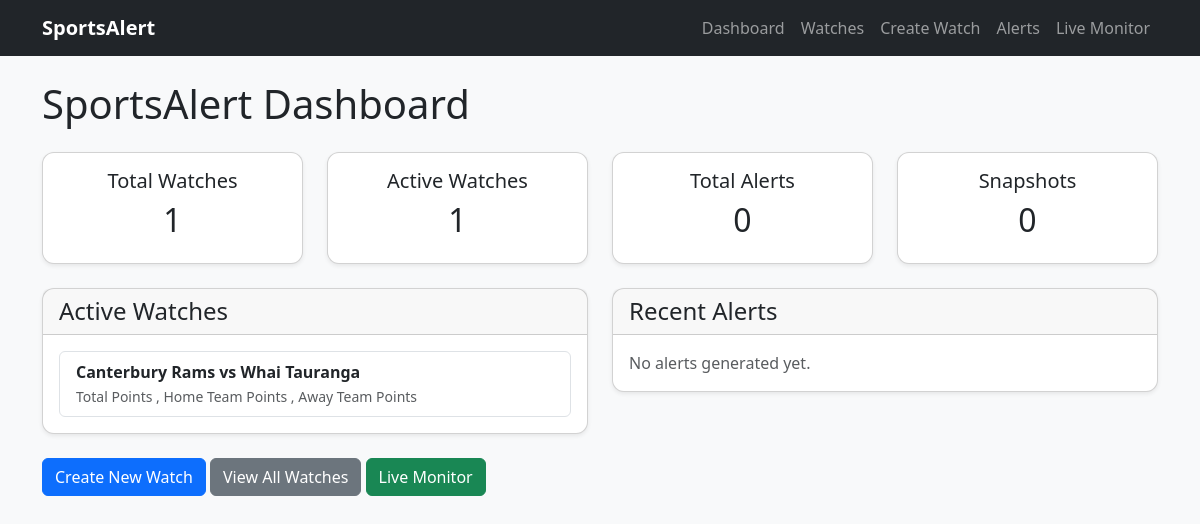
The app's page /, older data.
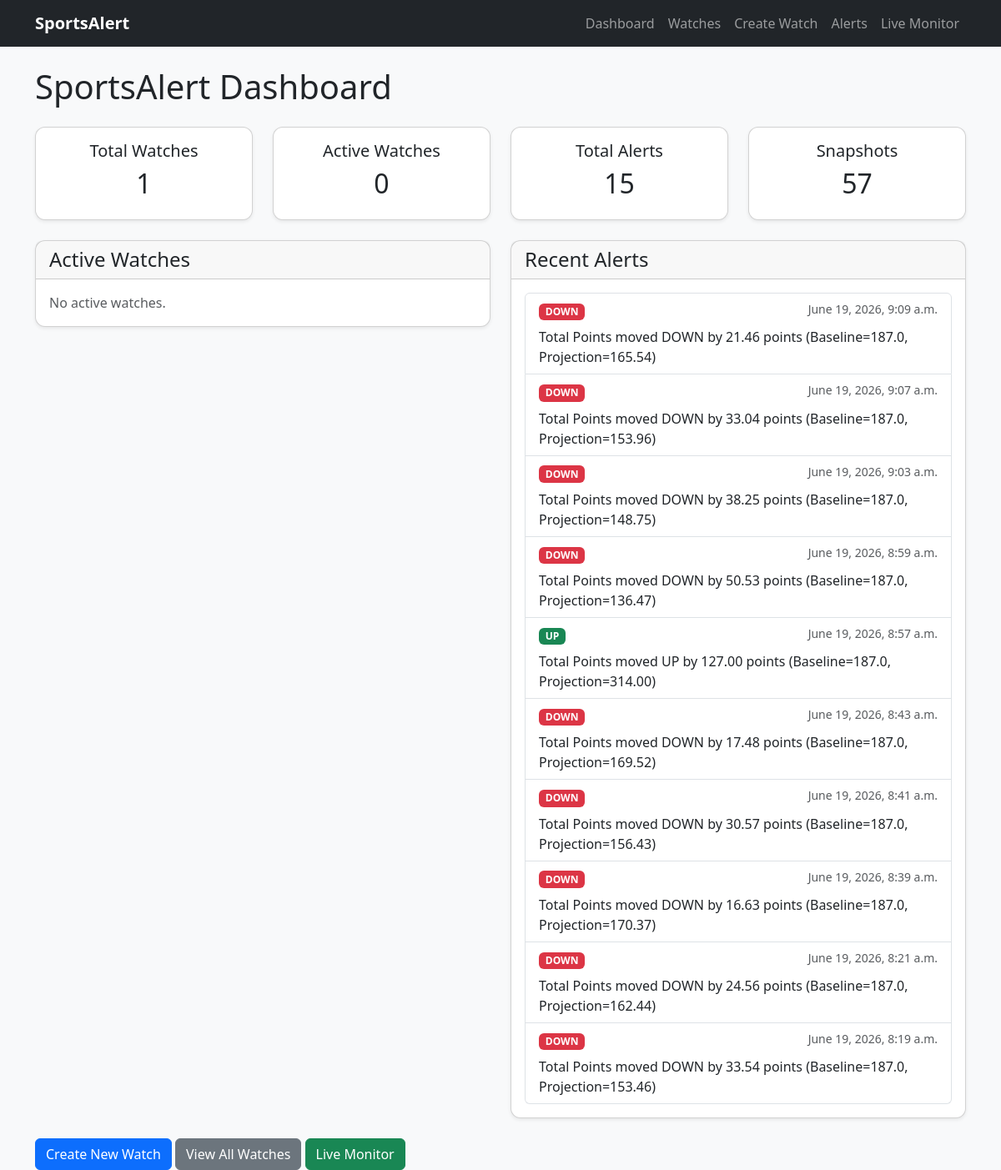
The same page, newer data.
### monitoring/models.py (models this page shows, shortened)
class Watch(models.Model):
    SPORT_CHOICES = (
        ('basketball', 'Basketball'),
        ('football', 'Football'),
    )
    sport = models.CharField(
        max_length=20,
        choices=SPORT_CHOICES
    )
    match_id = models.CharField(
        max_length=100
    )
    home_team = models.CharField(
        max_length=100,
        blank=True
    )
    away_team = models.CharField(
        max_length=100,
        blank=True
    )
    league = models.CharField(
        max_length=100,
        blank=True
    )
    active = models.BooleanField(
        default=True
    )
    monitoring_start = models.DateTimeField(
        null=True,
        blank=True,
        help_text="Time monitoring should begin"
    )
    monitoring_started = models.BooleanField(
        default=False
    )
    monitoring_finished = models.BooleanField(
        default=False
    )
    game_status = models.CharField(
        max_length=20,
        blank=True,
        default=""
    )
    last_polled = models.DateTimeField(
        null=True,
        blank=True
    )
    total_game_minutes = models.IntegerField(
        default=40
    )
    created_at = models.DateTimeField(
        auto_now_add=True
    )

class WatchParameter(models.Model):
    PARAMETER_CHOICES = (
        ('total_points', 'Total Points'),
        ('home_points', 'Home Team Points'),
        ('away_points', 'Away Team Points'),
        ('three_points_made', '3PT Made'),
        ('three_points_attempted', '3PT Attempted'),
        ('two_points_made', '2PT Made'),
        ('two_points_attempted', '2PT Attempted'),
    )
    watch = models.ForeignKey(
        Watch,
        on_delete=models.CASCADE,
        related_name="parameters"
    )
    parameter = models.CharField(
        max_length=50,
        choices=PARAMETER_CHOICES
    )
    baseline = models.FloatField()
    threshold = models.FloatField()
    created_at = models.DateTimeField(
        auto_now_add=True
    )
    class Meta:
        unique_together = (
            "watch",
            "parameter",
        )

class Alert(models.Model):
    ALERT_TYPES = (
        ('UP', 'UP'),
        ('DOWN', 'DOWN'),
    )
    watch = models.ForeignKey(
        Watch,
        on_delete=models.CASCADE
    )
    parameter = models.ForeignKey(
        WatchParameter,
        on_delete=models.CASCADE,
        null=True,
        blank=True
    )
    alert_type = models.CharField(
        max_length=10,
        choices=ALERT_TYPES
    )
    projection = models.FloatField()
    deviation = models.FloatField()
    message = models.TextField()
    created_at = models.DateTimeField(
        auto_now_add=True
    )

### monitoring/views.py (the view)
def dashboard(request):
    active_watches = (
        Watch.objects
        .filter(active=True)
        .order_by("-created_at")
    )
    recent_alerts = (
        Alert.objects
        .select_related("watch")
        .order_by("-created_at")[:10]
    )
    context = {
        "active_watches": active_watches,
        "recent_alerts": recent_alerts,
        "watch_count": Watch.objects.count(),
        "active_watch_count": active_watches.count(),
        "alert_count": Alert.objects.count(),
        "snapshot_count": MatchSnapshot.objects.count(),
    }
    return render(
        request,
        "monitoring/dashboard.html",
        context,
    )

### monitoring/templates/monitoring/dashboard.html (shortened to what the changed rows need)
{% extends "monitoring/base.html" %}
{% block content %}
<h1 class="mb-4">SportsAlert Dashboard</h1>
<div class="row mb-4">
    <div class="col-md-3">
        <div class="card shadow-sm">
            <div class="card-body text-center">
                <h2>{{ watch_count }}</h2>
            </div>
        </div>
    </div>
    <div class="col-md-3">
        <div class="card shadow-sm">
            <div class="card-body text-center">
                <h5>Active Watches</h5>
                <h2>{{ active_watch_count }}</h2>
            </div>
        </div>
    </div>
    <div class="col-md-3">
        <div class="card shadow-sm">
            <div class="card-body text-center">
                <h5>Total Alerts</h5>
                <h2>{{ alert_count }}</h2>
            </div>
        </div>
    </div>
    <div class="col-md-3">
        <div class="card shadow-sm">
            <div class="card-body text-center">
                <h5>Snapshots</h5>
                <h2>{{ snapshot_count }}</h2>
            </div>
        </div>
    </div>
</div>
<div class="row">
    <div class="col-lg-6">
        <div class="card shadow-sm mb-4">
            <div class="card-body">
                {% if active_watches %}
                    <div class="list-group">
                        {% for watch in active_watches %}
                            <a href="{% url 'watch-detail' watch.pk %}"
                               class="list-group-item list-group-item-action">
                                <strong>
                                    {{ watch.home_team }}
                                    vs
                                    {{ watch.away_team }}
                                </strong>
                                <br>
                                <small class="text-muted">
                                    {% for parameter in watch.parameters.all %}
                                        {{ parameter.get_parameter_display }}
                                        {% if not forloop.last %}
                                            ,
                                        {% endif %}
                                    {% empty %}
                                        No parameters configured
                                    {% endfor %}
                                </small>
                            </a>
                        {% endfor %}
                    </div>
                {% else %}
                    <p class="text-muted mb-0">
                        No active watches.
                    </p>
                {% endif %}
            </div>
        </div>
    </div>
    <div class="col-lg-6">
        <div class="card shadow-sm mb-4">
            <div class="card-body">
                {% if recent_alerts %}
                    <div class="list-group">
                        {% for alert in recent_alerts %}
                            <a href="{% url 'alert-detail' alert.pk %}"
                               class="list-group-item list-group-item-action">
                                <div class="d-flex justify-content-between">
                                    <strong>
                                        {% if alert.alert_type == "UP" %}
                                            <span class="badge bg-success">
                                                UP
                                            </span>
                                        {% else %}
                                            <span class="badge bg-danger">
                                                DOWN
                                            </span>
                                        {% endif %}
                                    </strong>
                                    <small class="text-muted">
                                        {{ alert.created_at }}
                                    </small>
                                </div>
                                <div class="mt-2">
                                    {{ alert.message }}
                                </div>
                            </a>
                        {% endfor %}
                    </div>
                {% else %}
                    <p class="text-muted mb-0">
                        No alerts generated yet.
                    </p>
                {% endif %}
            </div>
        </div>
    </div>
</div>
{% endblock %}

Row changes from the older to the newer data that the page shows:
no longer on this page (row edited): Watch: home_team "Canterbury Rams", away_team "Whai Tauranga"
no longer on this page (row unchanged): WatchParameter: parameter "Total Points"
no longer on this page (row unchanged): WatchParameter: parameter "Home Team Points"
no longer on this page (row unchanged): WatchParameter: parameter "Away Team Points"
added Alert: alert_type "DOWN", created_at "June 19, 2026, 9:09 a.m.", message "Total Points moved DOWN by 21.46 points (Baseline=187.0, Projection=165.54)"
added Alert: alert_type "DOWN", created_at "June 19, 2026, 9:07 a.m.", message "Total Points moved DOWN by 33.04 points (Baseline=187.0, Projection=153.96)"
added Alert: alert_type "DOWN", created_at "June 19, 2026, 9:03 a.m.", message "Total Points moved DOWN by 38.25 points (Baseline=187.0, Projection=148.75)"
added Alert: alert_type "DOWN", created_at "June 19, 2026, 8:59 a.m.", message "Total Points moved DOWN by 50.53 points (Baseline=187.0, Projection=136.47)"
added Alert: alert_type "UP", created_at "June 19, 2026, 8:57 a.m.", message "Total Points moved UP by 127.00 points (Baseline=187.0, Projection=314.00)"
added Alert: alert_type "DOWN", created_at "June 19, 2026, 8:43 a.m.", message "Total Points moved DOWN by 17.48 points (Baseline=187.0, Projection=169.52)"
added Alert: alert_type "DOWN", created_at "June 19, 2026, 8:41 a.m.", message "Total Points moved DOWN by 30.57 points (Baseline=187.0, Projection=156.43)"
added Alert: alert_type "DOWN", created_at "June 19, 2026, 8:39 a.m.", message "Total Points moved DOWN by 16.63 points (Baseline=187.0, Projection=170.37)"
added Alert: alert_type "DOWN", created_at "June 19, 2026, 8:21 a.m.", message "Total Points moved DOWN by 24.56 points (Baseline=187.0, Projection=162.44)"
added Alert: alert_type "DOWN", created_at "June 19, 2026, 8:19 a.m.", message "Total Points moved DOWN by 33.54 points (Baseline=187.0, Projection=153.46)"
Text that changed along with them:
{{ active_watch_count }}: "1" → "0"
{{ alert_count }}: "0" → "15"
{{ snapshot_count }}: "0" → "57"
text no longer shown: "No alerts generated yet."
text now shown: "No active watches."
